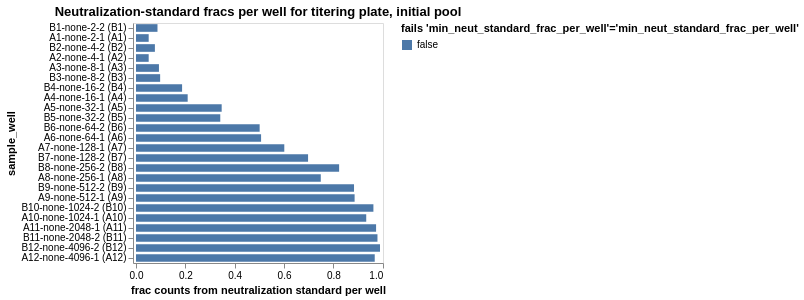

The notebook cell saved with this chart:
### Markdown cell above
## Fraction of counts from neutralization standard
Determine the fraction of counts from the neutralization standard in each sample, and make sure this fraction passess the QC threshold.

### Code cell
neut_standard_fracs = (
    counts.assign(
        neut_standard_count=lambda x: x["count"] * x["neut_standard"].astype(int)
    )
    .groupby(
        ["well", "sample_well", 'dilution_factor'],
        dropna=False,
        as_index=False,
    )
    .aggregate(
        total_count=pd.NamedAgg("count", "sum"),
        neut_standard_count=pd.NamedAgg("neut_standard_count", "sum"),
    )
    .assign(
        neut_standard_frac=lambda x: x["neut_standard_count"] / x["total_count"],
        fails_qc=lambda x: (
            x["neut_standard_frac"] < 0.001
        ),
    )
)

neut_standard_fracs_chart = (
    alt.Chart(neut_standard_fracs)
    .encode(
        alt.X(
            "neut_standard_frac",
            title="frac counts from neutralization standard per well",
            scale=alt.Scale(nice=False, padding=3),
        ),
        alt.Y("sample_well", sort=sample_wells),
        alt.Color(
            "fails_qc",
            title=f"fails {'min_neut_standard_frac_per_well'=}",
            legend=alt.Legend(titleLimit=500),
        ),
        tooltip=[
            alt.Tooltip(c, format=".3g") if neut_standard_fracs[c].dtype == float else c
            for c in neut_standard_fracs.columns
        ],
    )
    .mark_bar(height={"band": 0.85})
    .properties(
        height=alt.Step(10),
        width=250,
        title=f"Neutralization-standard fracs per well for titering plate, initial pool",
    )
    .configure_axis(grid=False)
    .configure_legend(titleLimit=1000)
)

display(neut_standard_fracs_chart)

# drop wells failing QC
min_neut_standard_frac_per_well_drops = list(
    neut_standard_fracs.query("fails_qc")["well"]
)

### Figure 1 — Vega-Lite specification as saved in the notebook (floating-point values rounded to 4 significant figures)
{"config": {"view": {"continuousWidth": 300, "continuousHeight": 300}, "axis": {"grid": false}, "legend": {"titleLimit": 1000}}, "data": {"name": "data-5044cec13a2c8e055ddf937297901f88"}, "mark": {"type": "bar", "height": {"band": 0.85}}, "encoding": {"color": {"field": "fails_qc", "legend": {"titleLimit": 500}, "title": "fails 'min_neut_standard_frac_per_well'='min_neut_standard_frac_per_well'", "type": "nominal"}, "tooltip": [{"field": "well", "type": "nominal"}, {"field": "sample_well", "type": "nominal"}, {"field": "dilution_factor", "type": "quantitative"}, {"field": "total_count", "type": "quantitative"}, {"field": "neut_standard_count", "type": "quantitative"}, {"field": "neut_standard_frac", "format": ".3g", "type": "quantitative"}, {"field": "fails_qc", "type": "nominal"}], "x": {"field": "neut_standard_frac", "scale": {"nice": false, "padding": 3}, "title": "frac counts from neutralization standard per well", "type": "quantitative"}, "y": {"field": "sample_well", "sort": ["B1-none-2-2 (B1)", "B1-none-2-2 (B1)", "B1-none-2-2 (B1)", "B1-none-2-2 (B1)", "B1-none-2-2 (B1)", "A1-none-2-1 (A1)", "A1-none-2-1 (A1)", "A1-none-2-1 (A1)", "A1-none-2-1 (A1)", "A1-none-2-1 (A1)", "B2-none-4-2 (B2)", "B2-none-4-2 (B2)", "B2-none-4-2 (B2)", "A2-none-4-1 (A2)", "B2-none-4-2 (B2)", "B2-none-4-2 (B2)", "A2-none-4-1 (A2)", "A2-none-4-1 (A2)", "A2-none-4-1 (A2)", "A2-none-4-1 (A2)", "A3-none-8-1 (A3)", "A3-none-8-1 (A3)", "A3-none-8-1 (A3)", "B3-none-8-2 (B3)", "A3-none-8-1 (A3)", "B3-none-8-2 (B3)", "B3-none-8-2 (B3)", "B3-none-8-2 (B3)", "B3-none-8-2 (B3)", "A3-none-8-1 (A3)", "B4-none-16-2 (B4)", "B4-none-16-2 (B4)", "B4-none-16-2 (B4)", "B4-none-16-2 (B4)", "A4-none-16-1 (A4)", "A4-none-16-1 (A4)", "A4-none-16-1 (A4)", "A4-none-16-1 (A4)", "A4-none-16-1 (A4)", "B4-none-16-2 (B4)", "A5-none-32-1 (A5)", "A5-none-32-1 (A5)", "A5-none-32-1 (A5)", "B5-none-32-2 (B5)", "B5-none-32-2 (B5)", "B5-none-32-2 (B5)", "A5-none-32-1 (A5)", "B5-none-32-2 (B5)", "B5-none-32-2 (B5)", "A5-none-32-1 (A5)", "B6-none-64-2 (B6)", "A6-none-64-1 (A6)", "B6-none-64-2 (B6)", "B6-none-64-2 (B6)", "B6-none-64-2 (B6)", "B6-none-64-2 (B6)", "A6-none-64-1 (A6)", "A6-none-64-1 (A6)", "A6-none-64-1 (A6)", "A6-none-64-1 (A6)", "A7-none-128-1 (A7)", "A7-none-128-1 (A7)", "A7-none-128-1 (A7)", "A7-none-128-1 (A7)", "B7-none-128-2 (B7)", "B7-none-128-2 (B7)", "B7-none-128-2 (B7)", "B7-none-128-2 (B7)", "B7-none-128-2 (B7)", "A7-none-128-1 (A7)", "B8-none-256-2 (B8)", "A8-none-256-1 (A8)", "B8-none-256-2 (B8)", "B8-none-256-2 (B8)", "B8-none-256-2 (B8)", "B8-none-256-2 (B8)", "A8-none-256-1 (A8)", "A8-none-256-1 (A8)", "A8-none-256-1 (A8)", "A8-none-256-1 (A8)", "B9-none-512-2 (B9)", "B9-none-512-2 (B9)", "B9-none-512-2 (B9)", "B9-none-512-2 (B9)", "A9-none-512-1 (A9)", "A9-none-512-1 (A9)", "A9-none-512-1 (A9)", "A9-none-512-1 (A9)", "A9-none-512-1 (A9)", "B9-none-512-2 (B9)", "B10-none-1024-2 (B10)", "B10-none-1024-2 (B10)", "A10-none-1024-1 (A10)", "A10-none-1024-1 (A10)", "B10-none-1024-2 (B10)", "B10-none-1024-2 (B10)", "A10-none-1024-1 (A10)", "B10-none-1024-2 (B10)", "A10-none-1024-1 (A10)", "A10-none-1024-1 (A10)", "A11-none-2048-1 (A11)", "A11-none-2048-1 (A11)", "B11-none-2048-2 (B11)", "B11-none-2048-2 (B11)", "B11-none-2048-2 (B11)", "B11-none-2048-2 (B11)", "A11-none-2048-1 (A11)", "A11-none-2048-1 (A11)", "A11-none-2048-1 (A11)", "B11-none-2048-2 (B11)", "B12-none-4096-2 (B12)", "B12-none-4096-2 (B12)", "B12-none-4096-2 (B12)", "B12-none-4096-2 (B12)", "B12-none-4096-2 (B12)", "A12-none-4096-1 (A12)", "A12-none-4096-1 (A12)", "A12-none-4096-1 (A12)", "A12-none-4096-1 (A12)", "A12-none-4096-1 (A12)"], "type": "nominal"}}, "height": {"step": 10}, "title": "Neutralization-standard fracs per well for titering plate, initial pool", "width": 250, "$schema": "https://vega.github.io/schema/vega-lite/v5.16.3.json", "datasets": {"data-5044cec13a2c8e055ddf937297901f88": [{"well": "A1", "sample_well": "A1-none-2-1 (A1)", "dilution_factor": 2, "total_count": 668689, "neut_standard_count": 34387, "neut_standard_frac": 0.05142, "fails_qc": false}, {"well": "A10", "sample_well": "A10-none-1024-1 (A10)", "dilution_factor": 1024, "total_count": 919369, "neut_standard_count": 857763, "neut_standard_frac": 0.933, "fails_qc": false}, {"well": "A11", "sample_well": "A11-none-2048-1 (A11)", "dilution_factor": 2048, "total_count": 1148459, "neut_standard_count": 1117369, "neut_standard_frac": 0.9729, "fails_qc": false}, {"well": "A12", "sample_well": "A12-none-4096-1 (A12)", "dilution_factor": 4096, "total_count": 1269442, "neut_standard_count": 1228118, "neut_standard_frac": 0.9674, "fails_qc": false}, {"well": "A2", "sample_well": "A2-none-4-1 (A2)", "dilution_factor": 4, "total_count": 494837, "neut_standard_count": 25445, "neut_standard_frac": 0.05142, "fails_qc": false}, {"well": "A3", "sample_well": "A3-none-8-1 (A3)", "dilution_factor": 8, "total_count": 1137936, "neut_standard_count": 105816, "neut_standard_frac": 0.09299, "fails_qc": false}, {"well": "A4", "sample_well": "A4-none-16-1 (A4)", "dilution_factor": 16, "total_count": 804414, "neut_standard_count": 168460, "neut_standard_frac": 0.2094, "fails_qc": false}, {"well": "A5", "sample_well": "A5-none-32-1 (A5)", "dilution_factor": 32, "total_count": 877126, "neut_standard_count": 304523, "neut_standard_frac": 0.3472, "fails_qc": false}, {"well": "A6", "sample_well": "A6-none-64-1 (A6)", "dilution_factor": 64, "total_count": 902078, "neut_standard_count": 457243, "neut_standard_frac": 0.5069, "fails_qc": false}, {"well": "A7", "sample_well": "A7-none-128-1 (A7)", "dilution_factor": 128, "total_count": 1040457, "neut_standard_count": 625289, "neut_standard_frac": 0.601, "fails_qc": false}, {"well": "A8", "sample_well": "A8-none-256-1 (A8)", "dilution_factor": 256, "total_count": 862407, "neut_standard_count": 645778, "neut_standard_frac": 0.7488, "fails_qc": false}, {"well": "A9", "sample_well": "A9-none-512-1 (A9)", "dilution_factor": 512, "total_count": 850730, "neut_standard_count": 753661, "neut_standard_frac": 0.8859, "fails_qc": false}, {"well": "B1", "sample_well": "B1-none-2-2 (B1)", "dilution_factor": 2, "total_count": 501159, "neut_standard_count": 43643, "neut_standard_frac": 0.08708, "fails_qc": false}, {"well": "B10", "sample_well": "B10-none-1024-2 (B10)", "dilution_factor": 1024, "total_count": 1391971, "neut_standard_count": 1339177, "neut_standard_frac": 0.9621, "fails_qc": false}, {"well": "B11", "sample_well": "B11-none-2048-2 (B11)", "dilution_factor": 2048, "total_count": 1508559, "neut_standard_count": 1476166, "neut_standard_frac": 0.9785, "fails_qc": false}, {"well": "B12", "sample_well": "B12-none-4096-2 (B12)", "dilution_factor": 4096, "total_count": 1395792, "neut_standard_count": 1380148, "neut_standard_frac": 0.9888, "fails_qc": false}, {"well": "B2", "sample_well": "B2-none-4-2 (B2)", "dilution_factor": 4, "total_count": 1761788, "neut_standard_count": 134888, "neut_standard_frac": 0.07656, "fails_qc": false}, {"well": "B3", "sample_well": "B3-none-8-2 (B3)", "dilution_factor": 8, "total_count": 1215870, "neut_standard_count": 118934, "neut_standard_frac": 0.09782, "fails_qc": false}, {"well": "B4", "sample_well": "B4-none-16-2 (B4)", "dilution_factor": 16, "total_count": 1968337, "neut_standard_count": 367619, "neut_standard_frac": 0.1868, "fails_qc": false}, {"well": "B5", "sample_well": "B5-none-32-2 (B5)", "dilution_factor": 32, "total_count": 1104637, "neut_standard_count": 377226, "neut_standard_frac": 0.3415, "fails_qc": false}, {"well": "B6", "sample_well": "B6-none-64-2 (B6)", "dilution_factor": 64, "total_count": 2119783, "neut_standard_count": 1062202, "neut_standard_frac": 0.5011, "fails_qc": false}, {"well": "B7", "sample_well": "B7-none-128-2 (B7)", "dilution_factor": 128, "total_count": 1693487, "neut_standard_count": 1180855, "neut_standard_frac": 0.6973, "fails_qc": false}, {"well": "B8", "sample_well": "B8-none-256-2 (B8)", "dilution_factor": 256, "total_count": 1788449, "neut_standard_count": 1472146, "neut_standard_frac": 0.8231, "fails_qc": false}, {"well": "B9", "sample_well": "B9-none-512-2 (B9)", "dilution_factor": 512, "total_count": 960377, "neut_standard_count": 848503, "neut_standard_frac": 0.8835, "fails_qc": false}]}}
